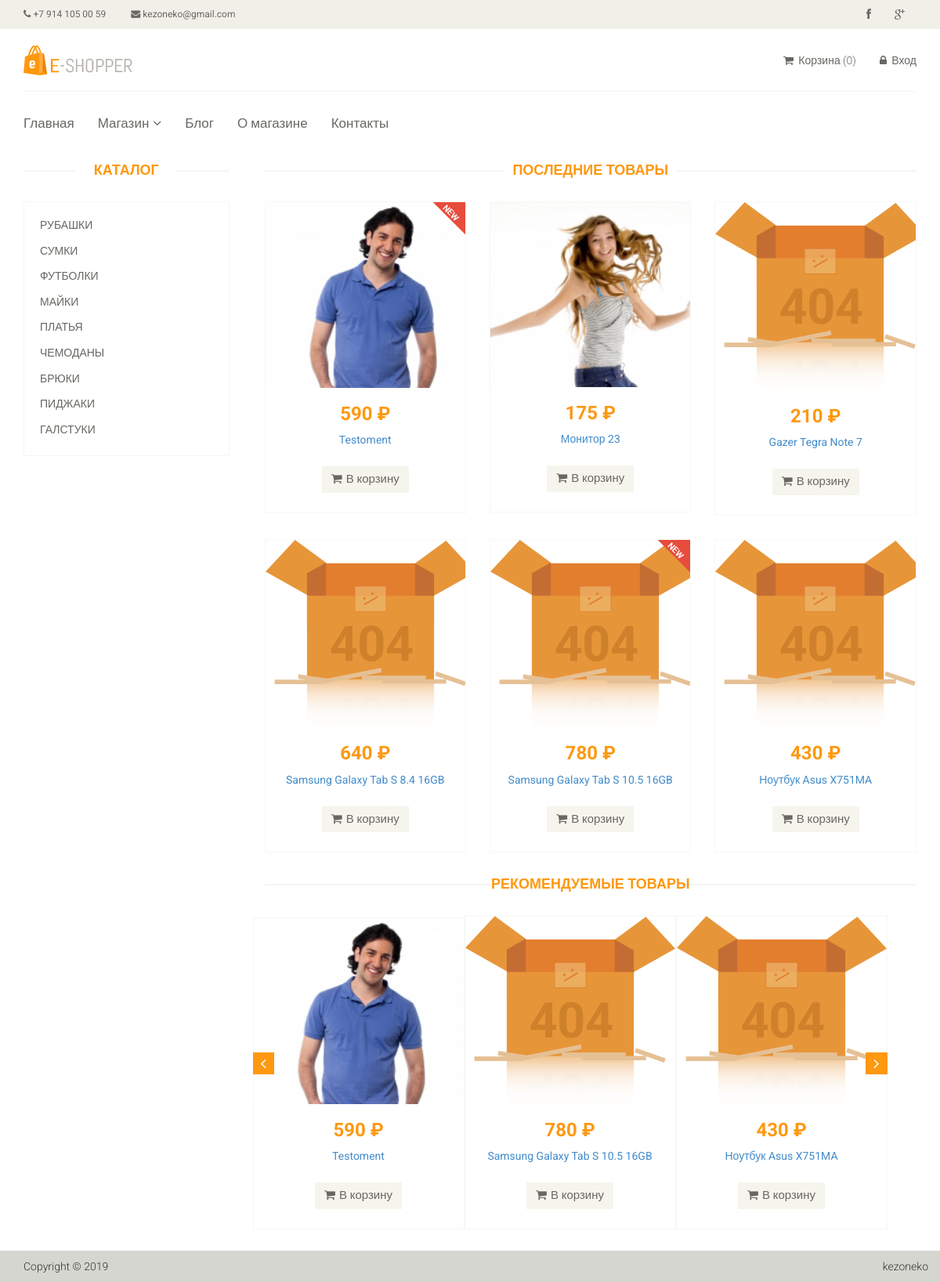
The page / on the database its author committed.
### tables this page shows
CREATE TABLE IF NOT EXISTS `category` (
  `id` int(11) NOT NULL AUTO_INCREMENT,
  `name` varchar(255) NOT NULL,
  `sort_order` int(11) NOT NULL DEFAULT '0',
  `status` int(1) NOT NULL DEFAULT '1',
  PRIMARY KEY (`id`)
);

CREATE TABLE IF NOT EXISTS `product` (
  `id` int(11) NOT NULL AUTO_INCREMENT,
  `name` varchar(255) NOT NULL,
  `category_id` int(11) NOT NULL,
  `code` int(11) NOT NULL,
  `price` float NOT NULL,
  `availability` int(1) NOT NULL DEFAULT '0',
  `brand` varchar(255) NOT NULL,
  `image` varchar(255) NOT NULL DEFAULT '/template/images/404/404.png',
  `description` text NOT NULL,
  `is_new` int(1) NOT NULL DEFAULT '0',
  `is_recommended` int(1) NOT NULL DEFAULT '0',
  `status` int(1) NOT NULL DEFAULT '1',
  PRIMARY KEY (`id`)
);

### config/routes.php (called while the page is built)
<?php
return array(
    'product/([0-9]+)' => 'product/view/$1',
    'catalog' => 'catalog/index',
    'category/([0-9]+)/page-([0-9]+)' => 'catalog/category/$1/$2',
    'category/([0-9]+)' => 'catalog/category/$1',
    'cart/checkout' => 'cart/checkout',
    'cart/delete/([0-9]+)' => 'cart/delete/$1',
    'cart/add/([0-9]+)' => 'cart/add/$1',
    'cart/addAjax/([0-9]+)' => 'cart/addAjax/$1',
    'cart' => 'cart/index',
    'user/register' => 'user/register',
    'user/login' => 'user/login',
    'user/logout' => 'user/logout',
    'cabinet/edit' => 'cabinet/edit',
    'cabinet' => 'cabinet/index',
    'admin/product/create' => 'adminProduct/create',
    'admin/product/update/([0-9]+)' => 'adminProduct/update/$1',
    'admin/product/delete/([0-9]+)' => 'adminProduct/delete/$1',
    'admin/product' => 'adminProduct/index',
    'admin/category/create' => 'adminCategory/create',
    'admin/category/update/([0-9]+)' => 'adminCategory/update/$1',
    'admin/category/delete/([0-9]+)' => 'adminCategory/delete/$1',
    'admin/category' => 'adminCategory/index',
    'admin/order/update/([0-9]+)' => 'adminOrder/update/$1',
    'admin/order/delete/([0-9]+)' => 'adminOrder/delete/$1',
    'admin/order/view/([0-9]+)' => 'adminOrder/view/$1',
    'admin/order' => 'adminOrder/index',
    'admin' => 'admin/index',
    'contacts' => 'site/contact',
    '' => 'site/index',
);
?>

### controllers/SiteController.php (called while the page is built, shortened)
<?php
class SiteController
{
    public function actionIndex()
    {
        $categories = Category::getCategoriesList();
        $latestProducts = Product::getLatestProducts(6);
        $recommendedProducts = Product::getRecommendedProducts();
        require_once(ROOT .'/views/site/index.php');
        return true;
    }
}
?>

### index.php (called while the page is built, shortened)
<?php
require_once(ROOT .'/components/Autoload.php');
$router = new Router();
$router->run();
?>

### components/Autoload.php (called while the page is built, shortened)
<?php
spl_autoload_register(function ($classname)
{
    $array_paths = [
        '/models/',
        '/components/'
    ];
    foreach ($array_paths as $path) {
        $path = ROOT . $path . $classname .'.php';
    }
});
?>

### models/Cart.php (called while the page is built, shortened)
<?php
class Cart
{
    public static function countItems()
    {
        if (isset($_SESSION['products'])) {
            $count = 0;
            foreach ($_SESSION['products'] as $id => $quantity) {
                $count = $count + $quantity;
            }
            return $count;
        } else {
            return 0;
        }
    }
}
?>

### models/User.php (called while the page is built, shortened)
<?php
class User
{
    public static function isGuest()
    {
        return true;
    }
}
?>

### models/Category.php (called while the page is built, shortened)
<?php
class Category
{
    public static function getCategoriesList()
    {
        $db = Db::getConnection();
        $categoryList = array();
        $result = $db->query('SELECT id, name FROM category '
            .'WHERE status="1" '
            .'ORDER BY sort_order, name ASC');
        $i = 0;
        while ($row = $result->fetch()) {
            $categoryList[$i]['id'] = $row['id'];
            $categoryList[$i]['name'] = $row['name'];
            $i++;
        }
        return $categoryList;
    }
}
?>

### models/Product.php (called while the page is built, shortened)
<?php
class Product
{
    public static function getLatestProducts($count = self::SHOW_BY_DEFAULT)
    {
        $count = intval($count);
        $db = Db::getConnection();
        $productsList = array();
        $result = $db->query('SELECT id, name, price, image, is_new FROM product '
            .'WHERE status=1 '
            .'ORDER BY id DESC '
            .'LIMIT '. $count);
        $i = 0;
        while ($row = $result->fetch()) {
            $productsList[$i]['id'] = $row['id'];
            $productsList[$i]['name'] = $row['name'];
            $productsList[$i]['price'] = $row['price'];
            $productsList[$i]['image'] = $row['image'];
            $productsList[$i]['is_new'] = $row['is_new'];
            $i++;
        }
        return $productsList;
    }
    public static function getRecommendedProducts($count = self::SHOW_BY_DEFAULT)
    {
        $count = intval($count);
        $db = Db::getConnection();
        $productsList = array();
        $result = $db->query('SELECT id, name, price, image FROM product '
            .'WHERE status=1 AND is_recommended=1 '
            .'ORDER BY id DESC '
            .'LIMIT '. $count);
        $i = 0;
        while ($row = $result->fetch()) {
            $productsList[$i]['id'] = $row['id'];
            $productsList[$i]['name'] = $row['name'];
            $productsList[$i]['price'] = $row['price'];
            $productsList[$i]['image'] = $row['image'];
            $i++;
        }
        return $productsList;
    }
    public static function getImage($id)
    {
        $noImage = '404.png';
        $path = '/upload/images/products/';
        $pathToProductImage = $path . $id .'.jpg';
        if (file_exists($_SERVER['DOCUMENT_ROOT'] . $pathToProductImage)) {
            return $pathToProductImage;
        } else {
            return $path . $noImage;
        }
    }
}
?>

### views/site/index.php (the view)
<?php include ROOT .'/views/layouts/header.php' ?>
        <section>
            <div class="container">
                <div class="row">
<?php include ROOT .'/views/layouts/navigation.php' ?>
                    <div class="col-sm-9 padding-right">
                        <div class="features_items">
                            <h2 class="title text-center">Последние товары</h2>
                            <?php foreach ($latestProducts as $latestProductItem): ?>
                            <div class="col-sm-4">
                                <div class="product-image-wrapper">
                                    <div class="single-products">
                                        <div class="productinfo text-center">
                                            <img src="<?= Product::getImage($latestProductItem['id']) ?>" alt="" />
                                            <h2><?= $latestProductItem['price'] ?> &#8381;</h2>
                                            <p><a href="/product/<?= $latestProductItem['id'] ?>"><?= $latestProductItem['name'] ?></a></p>
                                            <a href="/cart/add/<?= $latestProductItem['id'] ?>" data-id="<?= $latestProductItem['id'] ?>" class="btn btn-default add-to-cart"><i class="fa fa-shopping-cart"></i>В корзину</a>
                                        </div>
                                        <?= ($latestProductItem['is_new']) ? '<img src="/template/images/home/new.png" class="new" alt="" />' : '' ; ?>
                                    </div>
                                </div>
                            </div>
                            <?php endforeach ?>
                        </div>
                        <div class="recommended_items">
                            <h2 class="title text-center">Рекомендуемые товары</h2>
                            <div class="cycle-slideshow"
                                    data-cycle-fx="carousel"
                                    data-cycle-timeout="5000"
                                    data-cycle-prev="#prev"
                                    data-cycle-next="#next"
                                    data-cycle-carousel-visible=3
                                    date-cycle-carousel-fluid=true
                                    data-cycle-slides="div.item2">
<?php $i = 0; foreach ($recommendedProducts as $product): ?>
                                <div class="item2">
                                    <div class="product-image-wrapper">
                                        <div class="single-products">
                                            <div class="productinfo text-center">
                                                <img src="<?= Product::getImage($product['id']) ?>" alt="" />
                                                <h2><?= $product['price'] ?> &#8381;</h2>
                                                <p><a href="/product/<?= $product['id'] ?>"><?= $product['name'] ?></a></p>
                                                <a href="/cart/add/<?= $product['id'] ?>" data-id="<?= $product['id'] ?>" class="btn btn-default add-to-cart"><i class="fa fa-shopping-cart"></i>В корзину</a>
                                            </div>
                                        </div>
                                    </div>
                                </div>
<?php $i++; endforeach ?>
                                <a class="left recommended-item-control" href="#" id="prev" data-slide="prev">
                                    <i class="fa fa-angle-left"></i>
                                </a>
                                <a class="right recommended-item-control" href="#" id="next" data-slide="next">
                                    <i class="fa fa-angle-right"></i>
                                </a>
                            </div>
                        </div>
                    </div>
                </div>
            </div>
        </section>
<?php include ROOT .'/views/layouts/footer.php' ?>

### components/Router.php (shortened to what this page needs)
<?php
class Router
{
    private $routes;
    public function __construct()
    {
        $routesPath = ROOT.'/config/routes.php';
        $this->routes = include($routesPath);
    }
    private function getURI()
    {
        if (!empty($_SERVER['REQUEST_URI'])) {
            return trim($_SERVER['REQUEST_URI'], '/');
        }
    }
    public function run()
    {
        $uri = $this->getURI();
        foreach ($this->routes as $uriPattern => $path) {
            if (preg_match("~$uriPattern~", $uri)) {
                $internalRoute = preg_replace("~$uriPattern~", $path, $uri);
                $segments = explode('/', $internalRoute);
                $controllerName = array_shift($segments) .'Controller';
                $actionName = 'action'.ucfirst(array_shift($segments));
                $parameters = $segments;
                $controllerObject = new $controllerName;
                $result = call_user_func_array(array($controllerObject, $actionName), $parameters);
                if ($result != null) {
                    break;
                }
            }
        }
    }
}
?>

### views/layouts/header.php (shortened to what this page needs)
<!DOCTYPE html>
<html lang="ru">
    <head>
        <link href="/template/css/bootstrap.min.css" rel="stylesheet">
        <link href="/template/css/font-awesome.min.css" rel="stylesheet">
        <link href="/template/css/prettyPhoto.css" rel="stylesheet">
        <link href="/template/css/price-range.css" rel="stylesheet">
        <link href="/template/css/animate.css" rel="stylesheet">
        <link href="/template/css/main.css" rel="stylesheet">
        <link href="/template/css/responsive.css" rel="stylesheet">
    </head>
    <body>
        <header id="header">
            <div class="header_top">
                <div class="container">
                    <div class="row">
                        <div class="col-sm-6">
                            <div class="contactinfo">
                                <ul class="nav nav-pills">
                                    <li><a href="#"><i class="fa fa-phone"></i> +7 914 105 00 59</a></li>
                                    <li><a href="#"><i class="fa fa-envelope"></i> kezoneko@gmail.com</a></li>
                                </ul>
                            </div>
                        </div>
                        <div class="col-sm-6">
                            <div class="social-icons pull-right">
                                <ul class="nav navbar-nav">
                                    <li><a href="#"><i class="fa fa-facebook"></i></a></li>
                                    <li><a href="#"><i class="fa fa-google-plus"></i></a></li>
                                </ul>
                            </div>
                        </div>
                    </div>
                </div>
            </div>
            <div class="header-middle">
                <div class="container">
                    <div class="row">
                        <div class="col-sm-4">
                            <div class="logo pull-left">
                                <a href="index.html"><img src="/template/images/home/logo.png" alt="" /></a>
                            </div>
                        </div>
                        <div class="col-sm-8">
                            <div class="shop-menu pull-right">
                                <ul class="nav navbar-nav">
                                    <li><a href="/cart"><i class="fa fa-shopping-cart"></i> Корзина (<span id="cart-count"><?= Cart::countItems() ?></span>)</a></li>
                                    <?php if (User::isGuest()): ?>
                                    <li><a href="/user/login/"><i class="fa fa-lock"></i> Вход</a></li>
                                    <?php else: ?>
                                    <li><a href="/cabinet/"><i class="fa fa-user"></i> Аккаунт</a></li>
                                    <li><a href="/user/logout/"><i class="fa fa-unlock"></i> Выход</a></li>
                                    <?php endif ?>
                                </ul>
                            </div>
                        </div>
                    </div>
                </div>
            </div>
            <div class="header-bottom">
                <div class="container">
                    <div class="row">
                        <div class="col-sm-12">
                            <div class="mainmenu pull-left">
                                <ul class="nav navbar-nav collapse navbar-collapse">
                                    <li><a href="/">Главная</a></li>
                                    <li class="dropdown"><a href="#">Магазин<i class="fa fa-angle-down"></i></a>
                                    </li>
                                    <li><a href="/blog/">Блог</a></li>
                                    <li><a href="/about/">О магазине</a></li>
                                    <li><a href="/contacts/">Контакты</a></li>
                                </ul>
                            </div>
                        </div>
                    </div>
                </div>
            </div>
        </header>

### views/layouts/navigation.php
<div class="col-sm-3">
    <div class="left-sidebar">
        <h2>Каталог</h2>
        <div class="panel-group category-products">
            <?php foreach ($categories as $categoryItem): ?>
            <div class="panel panel-default">
                <div class="panel-heading">
                    <h4 class="panel-title"><a href="/category/<?= $categoryItem['id'] ?>" class="<?= (isset($categoryId) && $categoryId == $categoryItem['id']) ? 'active' : '' ; ?>"><?= $categoryItem['name'] ?></a></h4>
                </div>
            </div>
            <?php endforeach ?>
        </div>
    </div>
</div>

### views/layouts/footer.php (shortened to what this page needs)
        <footer id="footer">
            <div class="footer-bottom">
                <div class="container">
                    <div class="row">
                        <p class="pull-left">Copyright © 2019</p>
                        <p class="pull-right">kezoneko</p>
                    </div>
                </div>
            </div>
        </footer>
    </body>
</html>

### rows shown on the page
category: name "РУБАШКИ"
category: name "СУМКИ"
category: name "ФУТБОЛКИ"
category: name "МАЙКИ"
category: name "ПЛАТЬЯ"
category: name "ЧЕМОДАНЫ"
category: name "БРЮКИ"
category: name "ПИДЖАКИ"
category: name "ГАЛСТУКИ"
product: shows a picture, price "590", name "Testoment", is_new 1 (drawn)
product: shows a picture, price "175", name "Монитор 23"
product: price "210", name "Gazer Tegra Note 7"
product: price "640", name "Samsung Galaxy Tab S 8.4 16GB"
product: price "780", name "Samsung Galaxy Tab S 10.5 16GB", is_new 1 (drawn)
product: price "430", name "Ноутбук Asus X751MA"

### other values the page prints
$product['price'] "590"
$product['name'] "Testoment"
$product['price'] "780"
$product['name'] "Samsung Galaxy Tab S 10.5 16GB"
$product['price'] "430"
$product['name'] "Ноутбук Asus X751MA"
